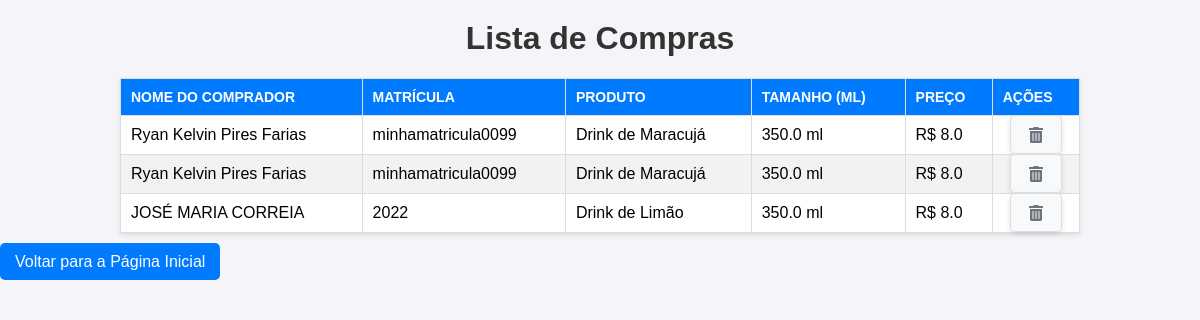
Screenshot of /clientes with the database file from the repository.
### main.py (models this page shows)
class Compra(db.Model):
    id = db.Column(db.Integer, primary_key=True)
    nome_comprador = db.Column(db.String(100), nullable=False)
    matricula = db.Column(db.String(20), nullable=False)
    produto_id = db.Column(db.Integer, db.ForeignKey('produto.id'), nullable=False)
    produto = db.relationship('Produto', backref=db.backref('compras', lazy=True))

class Produto(db.Model):
    id = db.Column(db.Integer, primary_key=True)
    nome = db.Column(db.String(100), nullable=False)
    descricao = db.Column(db.String(200), nullable=False)
    tamanho = db.Column(db.Float, nullable=False)
    preco = db.Column(db.Float, nullable=False)
    preco_desconto = db.Column(db.Float, nullable=True)
    image = db.Column(db.String(250), nullable=False)
    categoria = db.Column(db.String(50), nullable=False)  # Adicionando a categoria

### main.py (the view)
@app.route('/clientes')
def listar_compras():
    compras = Compra.query.all()
    return render_template('clientes.html', compras=compras)

### templates/clientes.html (shortened to what this page needs)
<!DOCTYPE html>
<html lang="en">
<head>
    <link rel="stylesheet" href="/static/compra-e-tabela.css">
    <link rel="stylesheet" href="https://cdnjs.cloudflare.com/ajax/libs/font-awesome/5.15.4/css/all.min.css">
</head>
<body>
    <h1>Lista de Compras</h1>
    <table>
        <thead>
            <tr>
                <th>Nome do Comprador</th>
                <th>Matrícula</th>
                <th>Produto</th>
                <th>Tamanho (ml)</th>
                <th>Preço</th>
                <th>Ações</th>
            </tr>
        </thead>
        <tbody>
            {% for compra in compras %}
            <tr>
                <td>{{ compra.nome_comprador }}</td>
                <td>{{ compra.matricula }}</td>
                <td>{{ compra.produto.nome }}</td>
                <td>{{ compra.produto.tamanho }} ml</td>
                <td>R$ {{ compra.produto.preco_desconto }}</td>
                <td>
                    <form action="{{ url_for('excluir_compra', id=compra.id) }}" method="POST" style="display:inline;">
                        <button type="submit" class="delete-btn">
                            <i class="fas fa-trash-alt"></i>
                        </button>
                    </form>
                </td>
            </tr>
            {% endfor %}
        </tbody>
    </table>
    <div class="container">
        <a href="{{ url_for('index') }}">Voltar para a Página Inicial</a>
    </div>
</body>
</html>

### static/compra-e-tabela.css (style rules this page uses)
body { font-family: Arial, sans-serif; background-color: #f4f4f9; margin: 0; padding: 0; }
h1 { text-align: center; margin-top: 20px; color: #333; }
a { text-decoration: none; color: #fff; background-color: #007bff; padding: 10px 15px; border-radius: 5px; transition: background-color 0.3s ease; }
form { max-width: 400px; margin: 20px auto; padding: 20px; background-color: #fff; border: 1px solid #ddd; border-radius: 5px; box-shadow: 0 2px 5px rgba(0, 0, 0, 0.1); }
form button { width: 100%; background-color: #28a745; color: #fff; padding: 10px; border: none; border-radius: 5px; font-size: 16px; cursor: pointer; transition: background-color 0.3s ease; }
table { width: 80%; margin: 20px auto; border-collapse: collapse; background-color: #fff; box-shadow: 0 2px 5px rgba(0, 0, 0, 0.1); }
table th, table td { border: 1px solid #ddd; padding: 10px; text-align: left; }
table th { background-color: #007bff; color: #fff; text-transform: uppercase; font-size: 14px; }
table tr:nth-child(even) { background-color: #f2f2f2; }
table td:last-child { text-align: center; padding: 0; }
.delete-btn { background: none; border: none; color: #6c757d; cursor: pointer; padding: 5px; font-size: 16px; transition: transform 0.2s ease, color 0.3s ease, background-color 0.3s ease; border-radius: 4px; display: inline-block; vertical-align: middle; width: 30px; height: 30px; text-align: center; line-height: 1; }
.delete-btn i { transition: color 0.3s ease, transform 0.3s ease; }
form { width: 300px; margin: 20px auto; padding: 10px; background-color: #f8f9fa; border-radius: 5px; box-shadow: 0 2px 5px rgba(0, 0, 0, 0.1); }
form button { width: 100%; padding: 8px; background-color: #007bff; color: #fff; font-size: 14px; border: none; border-radius: 4px; cursor: pointer; transition: background-color 0.3s ease; }
form .delete-btn { background: none; border: none; color: #6c757d; cursor: pointer; padding: 5px; font-size: 16px; transition: transform 0.2s ease, color 0.3s ease, background-color 0.3s ease; border-radius: 4px; display: inline-block; vertical-align: middle; width: 30px; height: 30px; text-align: center; line-height: 1; }

### rows the page displays
Compra: nome_comprador "Ryan Kelvin Pires Farias", matricula "minhamatricula0099", produto.nome "Drink de Maracujá", produto.tamanho "350.0", produto.preco_desconto "8.0"
Compra: nome_comprador "Ryan Kelvin Pires Farias", matricula "minhamatricula0099", produto.nome "Drink de Maracujá", produto.tamanho "350.0", produto.preco_desconto "8.0"
Compra: nome_comprador "JOSÉ MARIA CORREIA", matricula "2022", produto.nome "Drink de Limão", produto.tamanho "350.0", produto.preco_desconto "8.0"
